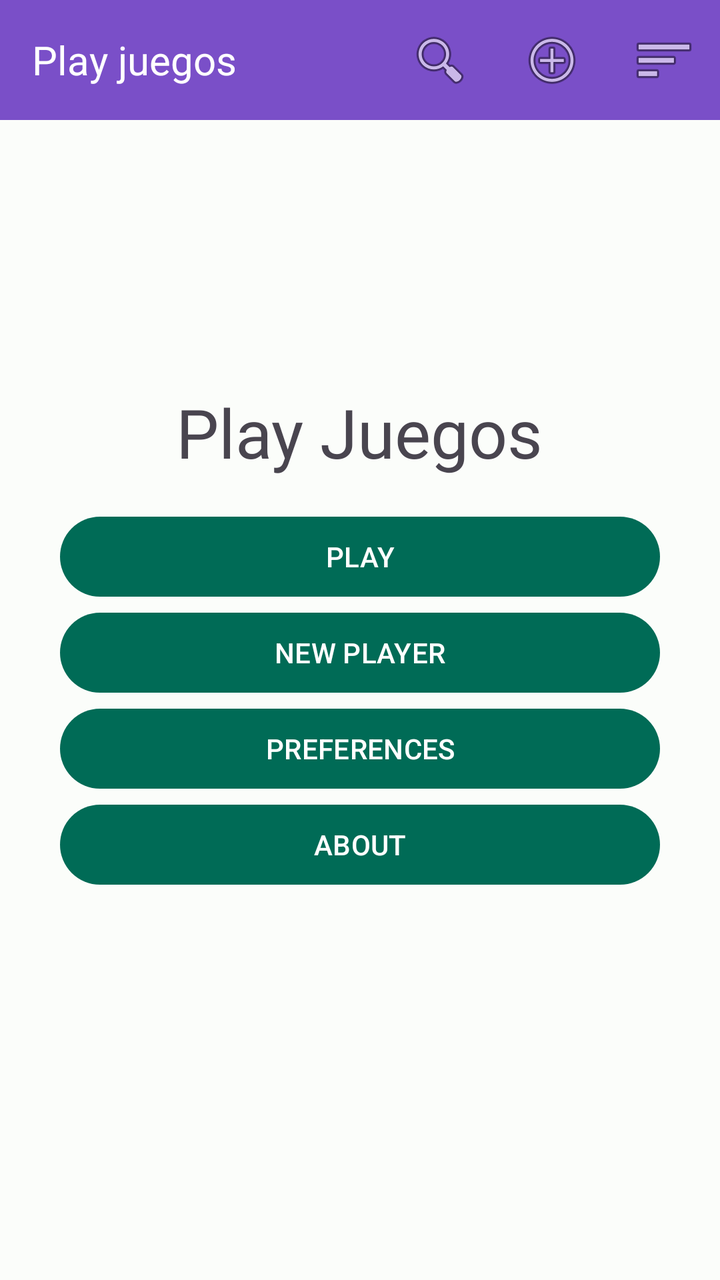
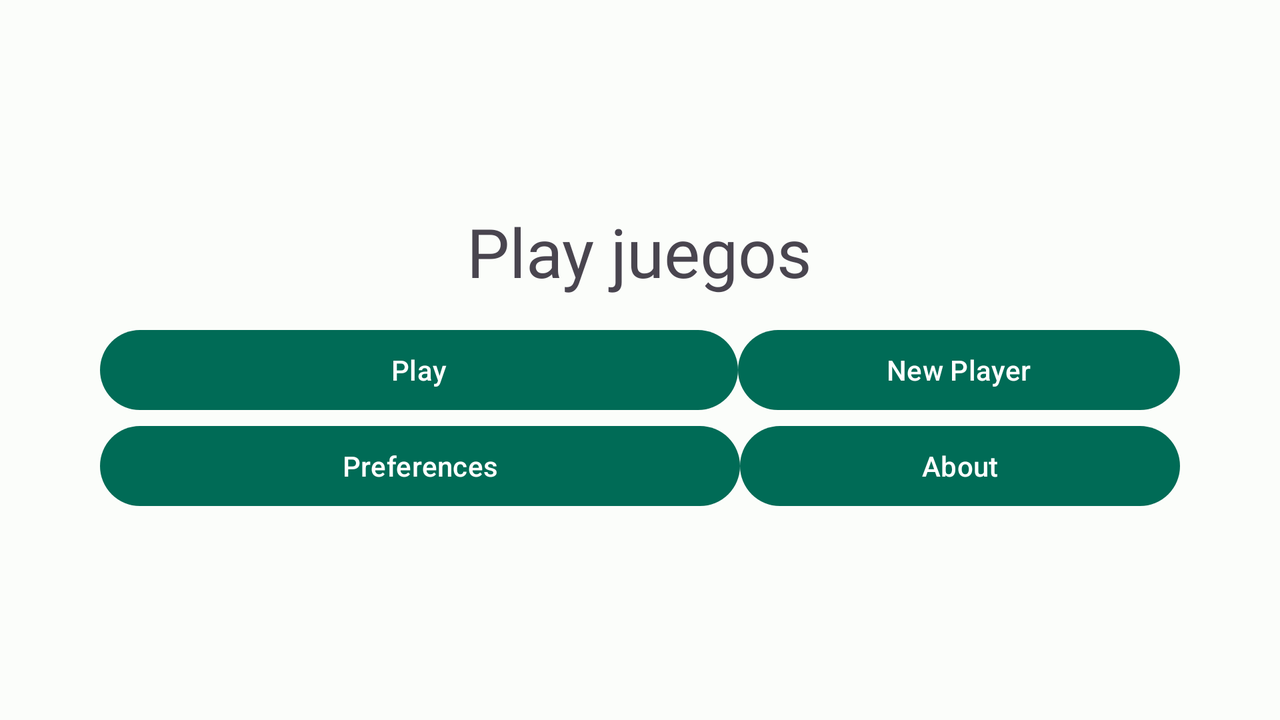

An Android layout and its configuration variant, each rendered on a device that would load it. The default file and the variant file are quoted in full after the pictures.
<!-- AndroidManifest.xml: application theme Base.Theme.Ejercicio1DI -->
<!-- res/layout/activity_main.xml -->
<?xml version="1.0" encoding="utf-8"?>
<androidx.constraintlayout.widget.ConstraintLayout
    xmlns:android="http://schemas.android.com/apk/res/android"
    xmlns:app="http://schemas.android.com/apk/res-auto"
    xmlns:tools="http://schemas.android.com/tools"
    android:layout_width="match_parent"
    android:layout_height="match_parent"
    tools:context=".MainActivity">

    <androidx.appcompat.widget.Toolbar
        android:id="@+id/toolbar"
        android:layout_width="0dp"
        android:layout_height="wrap_content"
        android:background="@color/ColorBoton"
        android:minHeight="60dp"
        app:layout_constraintEnd_toEndOf="parent"
        app:layout_constraintStart_toStartOf="parent"
        app:layout_constraintTop_toTopOf="parent">

        <TextView
            android:layout_width="wrap_content"
            android:layout_height="wrap_content"
            android:text="Play juegos"
            android:textColor="#FFFFFF"
            android:textSize="20dp" />

        <ImageButton
            android:id="@+id/opciones"
            android:layout_width="wrap_content"
            android:layout_height="wrap_content"
            android:backgroundTint="#00FFFFFF"
            app:srcCompat="@android:drawable/ic_menu_sort_by_size"
            android:layout_gravity="end" />

        <ImageButton
            android:id="@+id/imageButton"
            android:layout_width="wrap_content"
            android:layout_height="wrap_content"
            android:backgroundTint="#00FFFFFF"
            app:srcCompat="@android:drawable/ic_menu_add"
            android:layout_gravity="end" />

        <ImageButton
            android:id="@+id/imageButton3"
            android:layout_width="wrap_content"
            android:layout_height="wrap_content"
            android:backgroundTint="#00FFFFFF"
            app:srcCompat="@android:drawable/ic_menu_search"
            android:layout_gravity="end" />

    </androidx.appcompat.widget.Toolbar>

    <LinearLayout
        android:layout_width="match_parent"
        android:layout_height="match_parent"
        android:orientation="vertical"
        android:gravity="center"
        >

        <TextView
            android:id="@+id/textView"
            android:layout_width="wrap_content"
            android:layout_height="61dp"
            android:fontFamily="@font/courgette_regular"
            android:text="Play Juegos"
            android:textSize="34sp"
            app:layout_constraintStart_toStartOf="parent"
            app:layout_constraintEnd_toEndOf="parent"
            app:layout_constraintTop_toBottomOf="@id/toolbar"
            />

        <com.google.android.material.button.MaterialButton
            android:id="@+id/play"
            android:layout_width="300dip"
            android:layout_height="wrap_content"
            android:text="PLAY"
            app:layout_constraintTop_toBottomOf="@id/textView"
            app:layout_constraintStart_toStartOf="parent"
            app:layout_constraintEnd_toEndOf="parent" />

        <com.google.android.material.button.MaterialButton
            android:id="@+id/newPlayer"
            android:layout_width="300dip"
            android:layout_height="wrap_content"
            android:text="NEW PLAYER"
            app:layout_constraintTop_toBottomOf="@id/play"
            app:layout_constraintStart_toStartOf="parent"
            app:layout_constraintEnd_toEndOf="parent" />

        <com.google.android.material.button.MaterialButton
            android:id="@+id/preferences"
            android:layout_width="300dip"
            android:layout_height="wrap_content"
            android:text="PREFERENCES"
            app:layout_constraintTop_toBottomOf="@id/newPlayer"
            app:layout_constraintStart_toStartOf="parent"
            app:layout_constraintEnd_toEndOf="parent" />

        <com.google.android.material.button.MaterialButton
            android:id="@+id/button4"
            android:layout_width="300dip"
            android:layout_height="wrap_content"
            android:text="ABOUT"
            app:layout_constraintTop_toBottomOf="@id/preferences"
            app:layout_constraintStart_toStartOf="parent"
            app:layout_constraintEnd_toEndOf="parent" />

    </LinearLayout>


</androidx.constraintlayout.widget.ConstraintLayout>
<!-- resources referenced by this layout -->
<resources>
  <color name="ColorBoton">#7A4FC8</color>
  <style name="Base.Theme.Ejercicio1DI" parent="Theme.Material3.Light.NoActionBar">
              <item name="colorPrimary">@color/md_theme_light_primary</item>
              <item name="colorOnPrimary">@color/md_theme_light_onPrimary</item>
              <item name="colorPrimaryContainer">@color/md_theme_light_primaryContainer</item>
              <item name="colorOnPrimaryContainer">@color/md_theme_light_onPrimaryContainer</item>
              <item name="colorSecondary">@color/md_theme_light_secondary</item>
              <item name="colorOnSecondary">@color/md_theme_light_onSecondary</item>
              <item name="colorSecondaryContainer">@color/md_theme_light_secondaryContainer</item>
              <item name="colorOnSecondaryContainer">@color/md_theme_light_onSecondaryContainer</item>
              <item name="colorTertiary">@color/md_theme_light_tertiary</item>
              <item name="colorOnTertiary">@color/md_theme_light_onTertiary</item>
              <item name="colorTertiaryContainer">@color/md_theme_light_tertiaryContainer</item>
              <item name="colorOnTertiaryContainer">@color/md_theme_light_onTertiaryContainer</item>
              <item name="colorError">@color/md_theme_light_error</item>
              <item name="colorErrorContainer">@color/md_theme_light_errorContainer</item>
              <item name="colorOnError">@color/md_theme_light_onError</item>
              <item name="colorOnErrorContainer">@color/md_theme_light_onErrorContainer</item>
              <item name="android:colorBackground">@color/md_theme_light_background</item>
              <item name="colorOnBackground">@color/md_theme_light_onBackground</item>
              <item name="colorSurface">@color/md_theme_light_surface</item>
              <item name="colorOnSurface">@color/md_theme_light_onSurface</item>
              <item name="colorSurfaceVariant">@color/md_theme_light_surfaceVariant</item>
              <item name="colorOnSurfaceVariant">@color/md_theme_light_onSurfaceVariant</item>
              <item name="colorOutline">@color/md_theme_light_outline</item>
              <item name="colorOnSurfaceInverse">@color/md_theme_light_inverseOnSurface</item>
              <item name="colorSurfaceInverse">@color/md_theme_light_inverseSurface</item>
              <item name="colorPrimaryInverse">@color/md_theme_light_inversePrimary</item>
          </style>
  <color name="md_theme_light_primary">#006B56</color>
  <color name="md_theme_light_onPrimary">#FFFFFF</color>
  <color name="md_theme_light_primaryContainer">#79F9D4</color>
  <color name="md_theme_light_onPrimaryContainer">#002018</color>
  <color name="md_theme_light_secondary">#4B635B</color>
  <color name="md_theme_light_onSecondary">#FFFFFF</color>
  <color name="md_theme_light_secondaryContainer">#CEE9DD</color>
  <color name="md_theme_light_onSecondaryContainer">#072019</color>
  <color name="md_theme_light_tertiary">#416276</color>
  <color name="md_theme_light_onTertiary">#FFFFFF</color>
  <color name="md_theme_light_tertiaryContainer">#C4E7FF</color>
  <color name="md_theme_light_onTertiaryContainer">#001E2C</color>
  <color name="md_theme_light_error">#BA1A1A</color>
  <color name="md_theme_light_errorContainer">#FFDAD6</color>
  <color name="md_theme_light_onError">#FFFFFF</color>
  <color name="md_theme_light_onErrorContainer">#410002</color>
  <color name="md_theme_light_background">#FBFDFA</color>
  <color name="md_theme_light_onBackground">#191C1B</color>
  <color name="md_theme_light_surface">#FBFDFA</color>
  <color name="md_theme_light_onSurface">#191C1B</color>
  <color name="md_theme_light_surfaceVariant">#DBE5DF</color>
  <color name="md_theme_light_onSurfaceVariant">#3F4945</color>
  <color name="md_theme_light_outline">#6F7975</color>
  <color name="md_theme_light_inverseOnSurface">#EFF1EE</color>
  <color name="md_theme_light_inverseSurface">#2E312F</color>
  <color name="md_theme_light_inversePrimary">#5ADCB9</color>
</resources>
<!-- res/layout-land/activity_main.xml (the repository's variant of the layout above) -->
<!-- drawn on the phone turned sideways -->
<?xml version="1.0" encoding="utf-8"?>
<LinearLayout xmlns:android="http://schemas.android.com/apk/res/android"
    xmlns:app="http://schemas.android.com/apk/res-auto"
    xmlns:tools="http://schemas.android.com/tools"
    android:layout_width="match_parent"
    android:layout_height="match_parent"
    android:layout_marginStart="50dp"
    android:layout_marginTop="10dp"
    android:layout_marginEnd="50dp"
    android:layout_marginBottom="10dp"
    android:orientation="vertical"
    android:gravity="center"
    tools:context=".MainActivity">

    <TextView
        android:id="@+id/textView"
        android:layout_width="wrap_content"
        android:layout_height="58dp"
        android:fontFamily="@font/courgette_regular"
        android:text="Play juegos"
        android:textSize="34sp" />

    <LinearLayout
        android:layout_width="match_parent"
        android:layout_height="wrap_content"
        android:orientation="horizontal">

        <Button
            android:id="@+id/button"
            android:layout_width="319dp"
            android:layout_height="wrap_content"
            android:text="Play" />

        <Button
            android:id="@+id/button2"
            android:layout_width="match_parent"
            android:layout_height="wrap_content"
            android:onClick="lanzarNewPlayer"
            android:text="New Player" />
    </LinearLayout>

    <LinearLayout
        android:layout_width="match_parent"
        android:layout_height="wrap_content"
        android:orientation="horizontal">

        <Button
            android:id="@+id/button3"
            android:layout_width="320dp"
            android:layout_height="wrap_content"
            android:text="Preferences" />

        <Button
            android:id="@+id/button4"
            android:layout_width="match_parent"
            android:layout_height="wrap_content"
            android:text="About" />
    </LinearLayout>

</LinearLayout>
<!-- resources referenced by the variant -->
<!-- as the phone turned sideways resolves them -->
<resources>
  <style name="Base.Theme.Ejercicio1DI" parent="Theme.Material3.Light.NoActionBar">
              <item name="colorPrimary">@color/md_theme_light_primary</item>
              <item name="colorOnPrimary">@color/md_theme_light_onPrimary</item>
              <item name="colorPrimaryContainer">@color/md_theme_light_primaryContainer</item>
              <item name="colorOnPrimaryContainer">@color/md_theme_light_onPrimaryContainer</item>
              <item name="colorSecondary">@color/md_theme_light_secondary</item>
              <item name="colorOnSecondary">@color/md_theme_light_onSecondary</item>
              <item name="colorSecondaryContainer">@color/md_theme_light_secondaryContainer</item>
              <item name="colorOnSecondaryContainer">@color/md_theme_light_onSecondaryContainer</item>
              <item name="colorTertiary">@color/md_theme_light_tertiary</item>
              <item name="colorOnTertiary">@color/md_theme_light_onTertiary</item>
              <item name="colorTertiaryContainer">@color/md_theme_light_tertiaryContainer</item>
              <item name="colorOnTertiaryContainer">@color/md_theme_light_onTertiaryContainer</item>
              <item name="colorError">@color/md_theme_light_error</item>
              <item name="colorErrorContainer">@color/md_theme_light_errorContainer</item>
              <item name="colorOnError">@color/md_theme_light_onError</item>
              <item name="colorOnErrorContainer">@color/md_theme_light_onErrorContainer</item>
              <item name="android:colorBackground">@color/md_theme_light_background</item>
              <item name="colorOnBackground">@color/md_theme_light_onBackground</item>
              <item name="colorSurface">@color/md_theme_light_surface</item>
              <item name="colorOnSurface">@color/md_theme_light_onSurface</item>
              <item name="colorSurfaceVariant">@color/md_theme_light_surfaceVariant</item>
              <item name="colorOnSurfaceVariant">@color/md_theme_light_onSurfaceVariant</item>
              <item name="colorOutline">@color/md_theme_light_outline</item>
              <item name="colorOnSurfaceInverse">@color/md_theme_light_inverseOnSurface</item>
              <item name="colorSurfaceInverse">@color/md_theme_light_inverseSurface</item>
              <item name="colorPrimaryInverse">@color/md_theme_light_inversePrimary</item>
          </style>
  <color name="md_theme_light_primary">#006B56</color>
  <color name="md_theme_light_onPrimary">#FFFFFF</color>
  <color name="md_theme_light_primaryContainer">#79F9D4</color>
  <color name="md_theme_light_onPrimaryContainer">#002018</color>
  <color name="md_theme_light_secondary">#4B635B</color>
  <color name="md_theme_light_onSecondary">#FFFFFF</color>
  <color name="md_theme_light_secondaryContainer">#CEE9DD</color>
  <color name="md_theme_light_onSecondaryContainer">#072019</color>
  <color name="md_theme_light_tertiary">#416276</color>
  <color name="md_theme_light_onTertiary">#FFFFFF</color>
  <color name="md_theme_light_tertiaryContainer">#C4E7FF</color>
  <color name="md_theme_light_onTertiaryContainer">#001E2C</color>
  <color name="md_theme_light_error">#BA1A1A</color>
  <color name="md_theme_light_errorContainer">#FFDAD6</color>
  <color name="md_theme_light_onError">#FFFFFF</color>
  <color name="md_theme_light_onErrorContainer">#410002</color>
  <color name="md_theme_light_background">#FBFDFA</color>
  <color name="md_theme_light_onBackground">#191C1B</color>
  <color name="md_theme_light_surface">#FBFDFA</color>
  <color name="md_theme_light_onSurface">#191C1B</color>
  <color name="md_theme_light_surfaceVariant">#DBE5DF</color>
  <color name="md_theme_light_onSurfaceVariant">#3F4945</color>
  <color name="md_theme_light_outline">#6F7975</color>
  <color name="md_theme_light_inverseOnSurface">#EFF1EE</color>
  <color name="md_theme_light_inverseSurface">#2E312F</color>
  <color name="md_theme_light_inversePrimary">#5ADCB9</color>
</resources>
